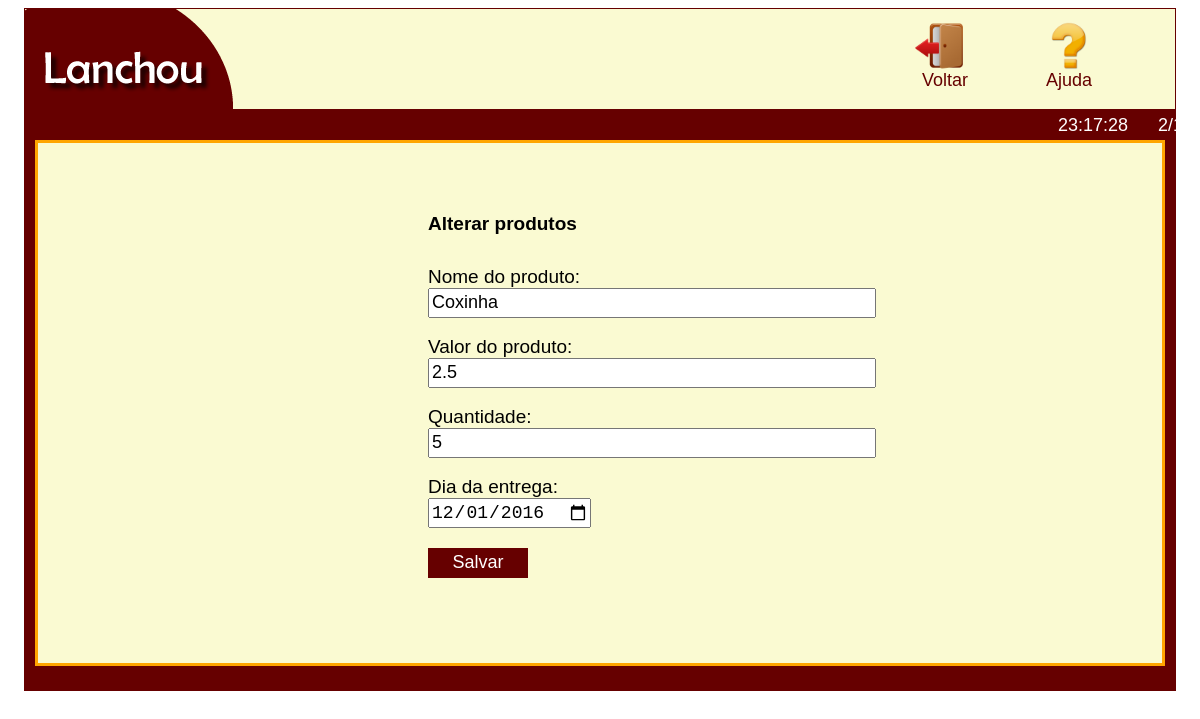
Page /alterar.php?n1=1 on the committed database.
### tables this page shows
CREATE TABLE `estoque` (
  `id` int(11) NOT NULL,
  `nome` varchar(50) NOT NULL,
  `valor` float NOT NULL,
  `quantidade` int(50) NOT NULL,
  `entrada` date NOT NULL,
  `marca` varchar(50) NOT NULL,
  `fornecedor` varchar(50) NOT NULL
);

### alterar.php (the view, shortened to what this page needs)
<?php
include('con_bd.php');
$id2 = $_GET['n1'];
$pesquisa = mysqli_query($con,"SELECT*FROM estoque WHERE id='$id2'");
$linha = mysqli_fetch_array($pesquisa);
	$id = $linha['id'];
	$nome = $linha['nome'];
	$valor = $linha['valor'];
	$quantidade = $linha['quantidade'];
	$entrada = $linha['entrada'];
?>
<html>
<head>
	<link rel="stylesheet" type="text/css" href="css/cadastrar.css"/>
	<link rel="stylesheet" type="text/css" href="css/alt.css"/>
</head>
<body onload="time()">
<div id="inicio">
<img src="img/lanchou5.png">
<div id="blo">
<a href="ajuda2.php"><img class="img" src="img/int.png"></a>
<a href="ajuda2.php" class="ajuda">Ajuda</a>
</div>
<div id="blo2">
<a href="gerente.php"><img class="img" src="img/sair.png"></a>
<a href="gerente.php" class="voltar">Voltar</a>
</div>
</div>
<div id="data"></div>
<div id="hora"></div>
<div id="fim">
<div id="fim2">
<form name="form1" action="excluir3.php?n1=<?php echo $id ?>&n2=1" method="post">
 <h1>Alterar produtos</h1><br>
<div class="formatacao">Nome do produto:</div>
<input name="nome" class="inp" type="text" size="40" Value="<?php echo "$nome"?>">
<br><br>
<div class="formatacao">Valor do produto:</div>
<input name="valor" class="inp2" type="text" size="40" Value="<?php echo "$valor"?>">
<br><br>
<div class="formatacao">Quantidade:</div>
<input name="quantidade" class="inp3" type="text" size="40" Value="<?php echo "$quantidade"?>">
<br><br>
<div class="formatacao">Dia da entrega:</div>
<input name="entrada" class="inp4" type="date" size="40" Value="<?php echo "$entrada"?>"><br>
<input name="submit" value="Salvar" class="botao2" type="submit"></a>
</form>
</div>
</div>
</body>
</html>

### css/cadastrar.css (style rules this page uses)
body { background-color:; }
#inicio { width:1150px; height:100px; margin:auto; border:1px solid #660000; border-bottom:25px solid #660000; background-color:#FAFAD2; }
#fim { width:1150px; height:600px; margin:auto; border:1px solid #660000; background-color:#660000; }
#fim2 { width:1124px; height:560px; margin-left:10px; margin-top:5px; background-color:#FAFAD2; border:3px solid #FFA500; }
h1 { font-family:arial; font-size:19px; }
form { margin-left:390px; margin-top:70px; border:0px solid #000; }
input { height:30px; font-size:18px; }
.botao2 { margin-left:0px; margin-top:20px; width:100px; height:30px; font-size:18px; font-family:arial; background-color:#660000; border:1px solid #660000; color:white; position:absolute; }
.formatacao { font-size:19px; font-family:arial; }
a { text-decoration:none; }
#hora { position:absolute; margin-left:1050px; color:white; margin-top:-19px; font-family:arial; font-size:18px; }
#data { position:absolute; margin-left:1150px; color:white; margin-top:-19px; font-family:arial; font-size:18px; }
.img { width:48px; }
.ajuda { margin-left:1px; font-family:arial; font-size:18px; color:#660000; }
#blo { margin-left:1020px; margin-top:-87px; border:0px solid #000; height:80px; width:70px; }
#blo2 { margin-left:890px; margin-top:-80px; border:0px solid #000; height:80px; width:70px; border:0px solid #000; }
.voltar { margin-left:7px; font-family:arial; font-size:18px; color:#660000; }

### css/alt.css (style rules this page uses)
#fim { width:1150px; height:555px; margin:auto; border:1px solid #660000; background-color:#660000; }
#fim2 { width:1124px; height:520px; margin-left:10px; margin-top:5px; background-color:#FAFAD2; border:3px solid #FFA500; }

### rows in the picture
estoque: nome "Coxinha", valor "2.5", quantidade "5", entrada "12/01/2016"
